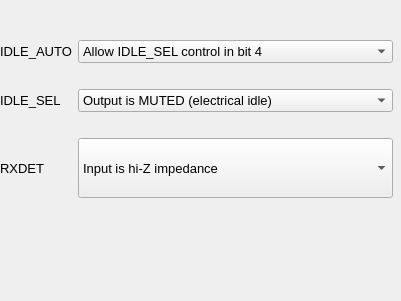
          <widget class="QWidget" name="page">
           <property name="geometry">
            <rect>
             <x>0</x>
             <y>0</y>
             <width>401</width>
             <height>301</height>
            </rect>
           </property>
           <attribute name="label">
            <string>IDLE, RXDET</string>
           </attribute>
           <widget class="QLabel" name="label_7">
            <property name="geometry">
             <rect>
              <x>20</x>
              <y>30</y>
              <width>111</width>
              <height>21</height>
             </rect>
            </property>
            <property name="text">
             <string/>
            </property>
           </widget>
           <widget class="QWidget" name="layoutWidget">
            <property name="geometry">
             <rect>
              <x>0</x>
              <y>20</y>
              <width>393</width>
              <height>201</height>
             </rect>
            </property>
            <layout class="QGridLayout" name="gridLayout_5">
             <item row="2" column="0">
              <widget class="QLabel" name="label_10">
               <property name="font">
                <font>
                 <pointsize>10</pointsize>
                </font>
               </property>
               <property name="text">
                <string>RXDET</string>
               </property>
              </widget>
             </item>
             <item row="1" column="0">
              <widget class="QLabel" name="label_9">
               <property name="font">
                <font>
                 <pointsize>10</pointsize>
                </font>
               </property>
               <property name="text">
                <string>IDLE_SEL</string>
               </property>
              </widget>
             </item>
             <item row="0" column="0">
              <widget class="QLabel" name="label_8">
               <property name="font">
                <font>
                 <pointsize>10</pointsize>
                </font>
               </property>
               <property name="text">
                <string>IDLE_AUTO</string>
               </property>
              </widget>
             </item>
             <item row="1" column="1">
              <widget class="QComboBox" name="IDLE_SELcomboBox">
               <property name="maximumSize">
                <size>
                 <width>320</width>
                 <height>16777215</height>
                </size>
               </property>
               <property name="font">
                <font>
                 <pointsize>10</pointsize>
                </font>
               </property>
               <item>
                <property name="text">
                 <string>Output is MUTED (electrical idle)</string>
                </property>
               </item>
               <item>
                <property name="text">
                 <string>Output is ON</string>
                </property>
               </item>
              </widget>
             </item>
             <item row="0" column="1">
              <widget class="QComboBox" name="IDLE_AUTOcomboBox">
               <property name="maximumSize">
                <size>
                 <width>320</width>
                 <height>16777215</height>
                </size>
               </property>
               <property name="font">
                <font>
                 <pointsize>10</pointsize>
                </font>
               </property>
               <item>
                <property name="text">
                 <string>Allow IDLE_SEL control in bit 4</string>
                </property>
               </item>
               <item>
                <property name="text">
                 <string>Automatic IDLE detect</string>
                </property>
               </item>
              </widget>
             </item>
             <item row="2" column="1">
              <widget class="QComboBox" name="RXDETcomboBox">
               <property name="minimumSize">
                <size>
                 <width>0</width>
                 <height>60</height>
                </size>
               </property>
               <property name="maximumSize">
                <size>
                 <width>320</width>
                 <height>16777215</height>
                </size>
               </property>
               <property name="font">
                <font>
                 <pointsize>10</pointsize>
                </font>
               </property>
               <item>
                <property name="text">
                 <string>Input is hi-Z impedance</string>
                </property>
               </item>
               <item>
                <property name="text">
                 <string>Auto RX-Detect,
outputs test every 12 ms for 600 ms (50 times)
then stops; termination is hi-Z until detection;
once detected input termination is 50 Ω</string>
                </property>
               </item>
               <item>
                <property name="text">
                 <string>Auto RX-Detect,
outputs test every 12 ms until detection occurs;
termination is hi-Z until detection; once detected
input termination is 50 Ω</string>
                </property>
               </item>
               <item>
                <property name="text">
                 <string>Input is 50 Ω</string>
                </property>
               </item>
              </widget>
             </item>
            </layout>
           </widget>
          </widget>
